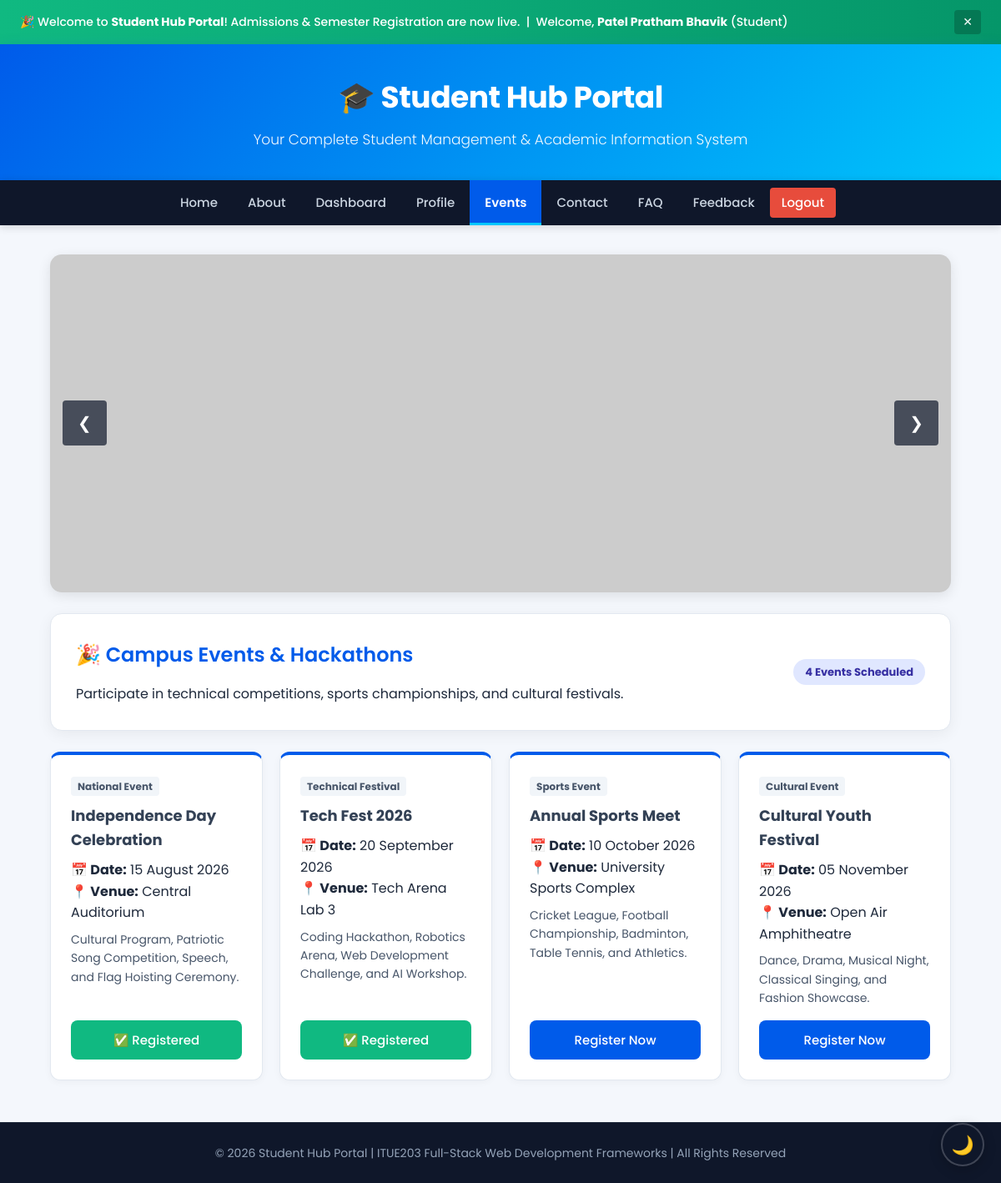
/events.php (signed in), run on the app's committed database.
### tables this page shows
CREATE TABLE `events` (
  `id` INT AUTO_INCREMENT PRIMARY KEY,
  `title` VARCHAR(100) NOT NULL,
  `category` VARCHAR(50) NOT NULL,
  `event_date` VARCHAR(50) NOT NULL,
  `description` TEXT NOT NULL,
  `venue` VARCHAR(100) NOT NULL,
  `capacity` INT NOT NULL DEFAULT 100,
  `created_at` TIMESTAMP DEFAULT CURRENT_TIMESTAMP
);

### session.php (called while the page is built, shortened)
<?php
function getCurrentUser() {
    return $_SESSION['studenthub_user'] ?? null;
}

### events.php (the view, shortened to what this page needs)
<?php
require_once __DIR__ . '/session.php';
$pdo = getDBConnection();
$currentUser = getCurrentUser();
$registeredEventIds = [];
$events = [];
if ($pdo) {
    $events = $pdo->query("SELECT * FROM events ORDER BY id ASC")->fetchAll();
    if ($currentUser) {
        $st = $pdo->prepare("SELECT event_id FROM event_registrations WHERE student_id = :sid");
        $st->execute([':sid' => $currentUser['student_id']]);
        $registeredEventIds = $st->fetchAll(PDO::FETCH_COLUMN);
    }
}
require_once __DIR__ . '/header.php';
?>
<div class="slider" aria-label="Campus Events Gallery">
    <div class="slide active-slide">
        <img src="https://picsum.photos/1200/450?random=21" alt="Independence Day Celebration at University">
    </div>
    <button class="prev" onclick="prevSlide()" aria-label="Previous Slide">❮</button>
    <button class="next" onclick="nextSlide()" aria-label="Next Slide">❯</button>
</div>
<section class="card">
    <div style="display:flex;justify-content:space-between;align-items:center;flex-wrap:wrap;gap:10px;">
        <div>
            <h2>🎉 Campus Events & Hackathons</h2>
            <p>Participate in technical competitions, sports championships, and cultural festivals.</p>
        </div>
        <div>
            <span style="background:#e0e7ff;color:#3730a3;padding:6px 14px;border-radius:20px;font-size:13px;font-weight:bold;">
                <?= count($events) ?> Events Scheduled
            </span>
        </div>
    </div>
</section>
<div class="dashboard" id="eventsContainer">
    <?php foreach ($events as $ev): ?>
        <?php $isRegistered = in_array($ev['id'], $registeredEventIds); ?>
        <div class="box" style="display:flex;flex-direction:column;justify-content:space-between;border-top:4px solid #005bea;">
            <div>
                <span style="background:#f1f5f9;color:#475569;padding:3px 8px;border-radius:4px;font-size:12px;font-weight:bold;">
                    <?= htmlspecialchars($ev['category'] ?? 'Campus Event') ?>
                </span>
                <h3 style="margin-top:10px;"><?= htmlspecialchars($ev['title']) ?></h3>
                <p><strong>📅 Date:</strong> <?= htmlspecialchars($ev['event_date']) ?></p>
                <p><strong>📍 Venue:</strong> <?= htmlspecialchars($ev['venue'] ?? 'Campus Complex') ?></p>
                <p style="margin-top:8px;font-size:14px;color:#475569;">
                    <?= htmlspecialchars($ev['description']) ?>
                </p>
            </div>
            <div style="margin-top:15px;">
                <?php if ($isRegistered): ?>
                    <button type="button" disabled style="background:#10b981;cursor:default;width:100%;">
                        ✅ Registered
                    </button>
                <?php else: ?>
                    <?php if ($currentUser): ?>
                        <form method="POST" action="events.php" style="margin:0;">
                            <button type="submit" class="ajax-event-btn" data-event-id="<?= (int)$ev['id'] ?>" style="width:100%;">
                                Register Now
                            </button>
                        </form>
                    <?php else: ?>
                        <button type="button" onclick="location.href='login.php?msg=login_required'" style="width:100%;">
                            Login to Register
                        </button>
                    <?php endif; ?>
                <?php endif; ?>
            </div>
        </div>
    <?php endforeach; ?>
</div>
<?php require_once __DIR__ . '/footer.php'; ?>

### header.php (shortened to what this page needs)
<?php
require_once __DIR__ . '/session.php';
$currentUser = getCurrentUser();
$activePage = basename($_SERVER['PHP_SELF']);
?>
<!DOCTYPE html>
<html lang="en">
<head>
    <link rel="stylesheet" href="style.css">
</head>
<body>
    <div class="notification" id="notification" role="region" aria-label="Campus Announcement">
        <div>
            🎉 Welcome to <strong>Student Hub Portal</strong>! Admissions & Semester Registration are now live.
            <?php if ($currentUser): ?>
                &nbsp;|&nbsp; Welcome, <strong><?= htmlspecialchars($currentUser['name']) ?></strong> (<?= htmlspecialchars(ucfirst($currentUser['role'])) ?>)
            <?php endif; ?>
        </div>
        <button onclick="closeBanner()" aria-label="Close Announcement Banner">✕</button>
    </div>
    <header role="banner">
        <h1>🎓 Student Hub Portal</h1>
        <p>Your Complete Student Management & Academic Information System</p>
    </header>
    <nav role="navigation" aria-label="Primary Navigation">
        <div class="nav-links">
            <a href="index.php" class="<?= ($activePage === 'index.php') ? 'active' : '' ?>">Home</a>
            <a href="about.php" class="<?= ($activePage === 'about.php') ? 'active' : '' ?>">About</a>
            <?php if (!$currentUser): ?>
                <a href="register.php" class="<?= ($activePage === 'register.php') ? 'active' : '' ?>">Register</a>
                <a href="login.php" class="<?= ($activePage === 'login.php') ? 'active' : '' ?>">Login</a>
            <?php else: ?>
                <a href="dashboard.php" class="<?= ($activePage === 'dashboard.php') ? 'active' : '' ?>">Dashboard</a>
                <a href="profile.php" class="<?= ($activePage === 'profile.php') ? 'active' : '' ?>">Profile</a>
            <?php endif; ?>
            <a href="events.php" class="<?= ($activePage === 'events.php') ? 'active' : '' ?>">Events</a>
            <a href="contact.php" class="<?= ($activePage === 'contact.php') ? 'active' : '' ?>">Contact</a>
            <a href="faq.php" class="<?= ($activePage === 'faq.php') ? 'active' : '' ?>">FAQ</a>
            <a href="feedback.php" class="<?= ($activePage === 'feedback.php') ? 'active' : '' ?>">Feedback</a>
            <?php if ($currentUser): ?>
                <a href="logout.php" style="background:#e74c3c;color:white;border-radius:4px;padding:6px 14px;">Logout</a>
            <?php endif; ?>
        </div>
    </nav>
    <main id="main-content" class="container" role="main">

### footer.php (shortened to what this page needs)
    </main>
    <button class="theme-btn" id="themeBtn" aria-label="Toggle dark mode theme">🌙</button>
    <footer role="contentinfo">
        <p>© 2026 Student Hub Portal | ITUE203 Full-Stack Web Development Frameworks | All Rights Reserved</p>
    </footer>
</body>
</html>

### style.css (style rules this page uses)
* { margin: 0; padding: 0; box-sizing: border-box; font-family: 'Poppins', -apple-system, BlinkMacSystemFont, 'Segoe UI', Roboto, sans-serif; }
html { scroll-behavior: smooth; }
body { background: #f4f7fc; color: #1e293b; line-height: 1.6; transition: background-color 0.3s ease, color 0.3s ease; }
.notification { background: linear-gradient(90deg, #10b981, #059669); color: #ffffff; padding: 12px 24px; display: flex; justify-content: space-between; align-items: center; font-size: 14px; font-weight: 500; box-shadow: 0 2px 8px rgba(0,0,0,0.1); }
.notification button { background: rgba(0, 0, 0, 0.2); color: #ffffff; border: none; border-radius: 4px; padding: 4px 10px; cursor: pointer; font-size: 14px; transition: 0.2s; }
header { background: linear-gradient(135deg, #005bea 0%, #00c6fb 100%); color: #ffffff; text-align: center; padding: 35px 20px; box-shadow: 0 4px 15px rgba(0, 91, 234, 0.25); }
header h1 { font-size: 36px; font-weight: 700; margin-bottom: 8px; letter-spacing: -0.5px; }
header p { font-size: 17px; opacity: 0.95; font-weight: 300; }
nav { background: #0f172a; display: flex; justify-content: center; align-items: center; position: sticky; top: 0; z-index: 990; box-shadow: 0 2px 10px rgba(0,0,0,0.15); }
.nav-links { display: flex; flex-wrap: wrap; align-items: center; justify-content: center; }
nav a { color: #cbd5e1; text-decoration: none; padding: 15px 18px; font-size: 15px; font-weight: 500; display: inline-block; transition: all 0.25s ease; }
nav a.active { background: #005bea; color: #ffffff; font-weight: 600; box-shadow: inset 0 -3px 0 #00c6fb; }
.container { width: 90%; max-width: 1200px; margin: 35px auto; }
.card { background: #ffffff; padding: 30px; margin-bottom: 25px; border-radius: 14px; box-shadow: 0 4px 18px rgba(0, 0, 0, 0.06); border: 1px solid #e2e8f0; transition: transform 0.25s ease, box-shadow 0.25s ease; }
.card h2 { color: #005bea; font-size: 24px; margin-bottom: 15px; font-weight: 600; }
.dashboard { display: grid; grid-template-columns: repeat(auto-fit, minmax(220px, 1fr)); gap: 20px; margin: 20px 0; }
.box { background: #ffffff; padding: 24px; border-radius: 12px; border: 1px solid #e2e8f0; box-shadow: 0 2px 10px rgba(0,0,0,0.04); transition: all 0.25s ease; }
.box h3 { font-size: 18px; color: #334155; margin-bottom: 8px; }
button, .btn { background: #005bea; color: #ffffff; border: none; padding: 12px 24px; border-radius: 8px; cursor: pointer; font-size: 15px; font-weight: 500; display: inline-block; text-decoration: none; transition: background 0.2s ease, transform 0.1s ease; }
.slider { position: relative; overflow: hidden; border-radius: 14px; margin: 25px 0; box-shadow: 0 4px 15px rgba(0,0,0,0.1); }
.slide { display: none; animation: fadeIn 0.6s ease; }
.slide img { width: 100%; max-height: 420px; object-fit: cover; display: block; }
.active-slide { display: block; }
.prev, .next { position: absolute; top: 50%; transform: translateY(-50%); background: rgba(15, 23, 42, 0.7); color: #ffffff; border: none; padding: 12px 18px; cursor: pointer; font-size: 20px; border-radius: 4px; user-select: none; transition: 0.2s; }
.prev { left: 15px; }
.next { right: 15px; }
.theme-btn { position: fixed; right: 20px; bottom: 20px; width: 52px; height: 52px; border-radius: 50%; font-size: 22px; background: #0f172a; color: #ffffff; box-shadow: 0 4px 15px rgba(0,0,0,0.2); border: 2px solid rgba(255,255,255,0.2); cursor: pointer; z-index: 998; display: flex; justify-content: center; align-items: center; transition: transform 0.2s ease, background 0.2s ease; }
footer { background: #0f172a; color: #94a3b8; text-align: center; padding: 25px 20px; margin-top: 50px; font-size: 14px; border-top: 1px solid #1e293b; }

### data on the page
events: category "National Event", title "Independence Day Celebration", event_date "15 August 2026", venue "Central Auditorium", description "Cultural Program, Patriotic Song Competition, Speech, and Flag Hoisting Ceremony.", shows "✅ Registered"
events: category "Technical Festival", title "Tech Fest 2026", event_date "20 September 2026", venue "Tech Arena Lab 3", description "Coding Hackathon, Robotics Arena, Web Development Challenge, and AI Workshop.", shows "✅ Registered"
events: category "Sports Event", title "Annual Sports Meet", event_date "10 October 2026", venue "University Sports Complex", description "Cricket League, Football Championship, Badminton, Table Tennis, and Athletics."
events: category "Cultural Event", title "Cultural Youth Festival", event_date "05 November 2026", venue "Open Air Amphitheatre", description "Dance, Drama, Musical Night, Classical Singing, and Fashion Showcase."

### other printed values
$currentUser['name'] "Patel Pratham Bhavik"
$currentUser['role'] "Student"
count($events) "4"
